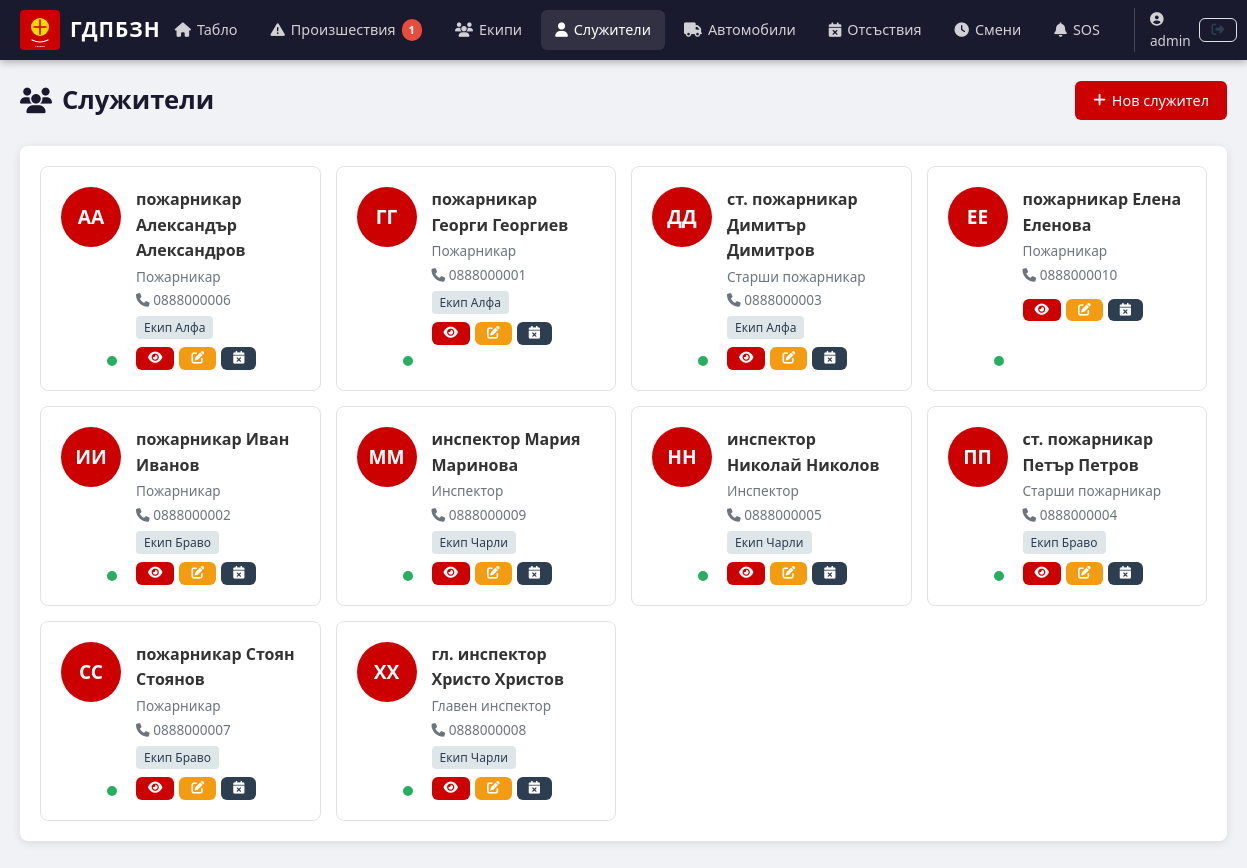
Page /employees (signed in) on the committed database.
### models.py (models this page shows, shortened)
class User(UserMixin, db.Model):
    __tablename__ = 'users'
    id = db.Column(db.Integer, primary_key=True)
    username = db.Column(db.String(64), unique=True, nullable=False)
    email = db.Column(db.String(120), unique=True, nullable=False)
    password_hash = db.Column(db.String(256), nullable=False)
    role = db.Column(db.String(20), default='user')
    created_at = db.Column(db.DateTime, default=datetime.utcnow)
    employee = db.relationship('Employee', backref='user', uselist=False)

class Employee(db.Model):
    __tablename__ = 'employees'
    id = db.Column(db.Integer, primary_key=True)
    user_id = db.Column(db.Integer, db.ForeignKey('users.id'), nullable=True)
    first_name = db.Column(db.String(100), nullable=False)
    last_name = db.Column(db.String(100), nullable=False)
    rank_id = db.Column(db.Integer, db.ForeignKey('ranks.id'), nullable=True)
    phone = db.Column(db.String(20), nullable=True)
    email = db.Column(db.String(120), nullable=True)
    is_active = db.Column(db.Boolean, default=True)
    photo = db.Column(db.String(255), nullable=True)
    created_at = db.Column(db.DateTime, default=datetime.utcnow)
    team_assignments = db.relationship('TeamAssignment', backref='employee', lazy=True)
    absences = db.relationship('Absence', backref='employee', lazy=True)
    tasks = db.relationship('TaskAssignment', backref='employee', lazy=True)
    team_leader = db.relationship('Team', backref='leader', lazy=True, foreign_keys='Team.leader_id')
    @property
    def full_name(self):
        rank_abbr = f"{self.rank.abbreviation} " if self.rank else ""
        return f"{rank_abbr}{self.first_name} {self.last_name}"
    @property
    def current_status(self):
        active_absence = Absence.query.filter(
            Absence.employee_id == self.id,
            Absence.start_date <= date.today(),
            Absence.end_date >= date.today(),
            Absence.status == 'approved'
        ).first()
        if active_absence:
            return f"in_{active_absence.absence_type}"
        return "available"

class Rank(db.Model):
    __tablename__ = 'ranks'
    id = db.Column(db.Integer, primary_key=True)
    name = db.Column(db.String(100), nullable=False)
    abbreviation = db.Column(db.String(10), nullable=False)
    employees = db.relationship('Employee', backref='rank', lazy=True)

class TeamAssignment(db.Model):
    __tablename__ = 'team_assignments'
    id = db.Column(db.Integer, primary_key=True)
    team_id = db.Column(db.Integer, db.ForeignKey('teams.id'), nullable=False)
    employee_id = db.Column(db.Integer, db.ForeignKey('employees.id'), nullable=False)
    vehicle_id = db.Column(db.Integer, db.ForeignKey('vehicles.id'), nullable=True)
    is_active = db.Column(db.Boolean, default=True)
    assigned_at = db.Column(db.DateTime, default=datetime.utcnow)

class Team(db.Model):
    __tablename__ = 'teams'
    id = db.Column(db.Integer, primary_key=True)
    name = db.Column(db.String(100), nullable=False)
    shift = db.Column(db.String(20), nullable=False)
    leader_id = db.Column(db.Integer, db.ForeignKey('employees.id'), nullable=True)
    is_active = db.Column(db.Boolean, default=True)
    created_at = db.Column(db.DateTime, default=datetime.utcnow)
    assignments = db.relationship('TeamAssignment', backref='team', lazy=True)
    incidents = db.relationship('Incident', backref='team', lazy=True)

### app.py (the view)
@app.route('/employees')
@login_required
def employee_list():
    employees = Employee.query.order_by(Employee.last_name).all()
    return render_template('employees/list.html', employees=employees)

### app.py (called while the page is built)
@login_manager.user_loader
def load_user(user_id):
    return User.query.get(int(user_id))

@app.context_processor
def inject_now():
    return {
        'now': datetime.utcnow(),
        'today': date.today(),
        'active_incidents': Incident.query.filter(
            Incident.status.in_(['reported', 'dispatched', 'on_scene', 'in_progress'])
        ).count()
    }

### templates/employees/list.html (shortened to what this page needs)
{% extends "base.html" %}
{% block content %}
<div class="page-header">
    <h1><i class="fas fa-users"></i> Служители</h1>
    {% if current_user.role == 'admin' %}
    <div class="header-actions">
        <a href="{{ url_for('employee_create') }}" class="btn btn-primary">
            <i class="fas fa-plus"></i> Нов служител
        </a>
    </div>
    {% endif %}
</div>
<div class="card">
    <div class="card-body">
        <div class="employee-grid">
            {% for emp in employees %}
            <div class="employee-card {% if not emp.is_active %}inactive{% endif %}">
                <div class="emp-photo">
                    {% if emp.photo %}
                    <img src="{{ url_for('static', filename='uploads/' + emp.photo) }}" alt="{{ emp.full_name }}">
                    {% else %}
                    <div class="emp-avatar">{{ emp.first_name[0] }}{{ emp.last_name[0] }}</div>
                    {% endif %}
                    <span class="emp-status {{ emp.current_status }}"></span>
                </div>
                <div class="emp-info">
                    <h3>{{ emp.full_name }}</h3>
                    <p class="emp-rank">{{ emp.rank.name if emp.rank else '—' }}</p>
                    <p class="emp-phone"><i class="fas fa-phone"></i> {{ emp.phone or '—' }}</p>
                    <div class="emp-meta">
                        {% for ta in emp.team_assignments %}
                        {% if ta.is_active %}
                        <span class="tag tag-info">{{ ta.team.name }}</span>
                        {% endif %}
                        {% endfor %}
                    </div>
                    <div class="emp-actions">
                        <a href="{{ url_for('employee_detail', id=emp.id) }}" class="btn btn-sm btn-primary">
                            <i class="fas fa-eye"></i>
                        </a>
                        {% if current_user.role == 'admin' %}
                        <a href="{{ url_for('employee_edit', id=emp.id) }}" class="btn btn-sm btn-warning">
                            <i class="fas fa-edit"></i>
                        </a>
                        <a href="{{ url_for('employee_absence', id=emp.id) }}" class="btn btn-sm btn-secondary">
                            <i class="fas fa-calendar-times"></i>
                        </a>
                        {% endif %}
                    </div>
                </div>
            </div>
            {% endfor %}
        </div>
    </div>
</div>
{% endblock %}

### templates/base.html (shortened to what this page needs)
<!DOCTYPE html>
<html lang="bg">
<head>
    <link rel="stylesheet" href="{{ url_for('static', filename='css/style.css') }}">
    <link rel="stylesheet" href="https://unpkg.com/leaflet@1.9.4/dist/leaflet.css" />
    <link rel="stylesheet" href="https://cdnjs.cloudflare.com/ajax/libs/font-awesome/6.5.1/css/all.min.css">
</head>
<body>
    {% if current_user.is_authenticated %}
    <nav class="navbar">
        <div class="nav-brand">
            <a href="{{ url_for('dashboard') }}">
                <img src="{{ url_for('static', filename='img/logo.svg') }}" alt="ГДПБЗН" height="40">
                <span class="nav-title">ГДПБЗН</span>
            </a>
        </div>
        <div class="nav-menu">
            <a href="{{ url_for('dashboard') }}" class="nav-link {% if request.endpoint == 'dashboard' %}active{% endif %}">
                <i class="fas fa-home"></i> Табло
            </a>
            <a href="{{ url_for('incident_list') }}" class="nav-link {% if request.endpoint and 'incident' in request.endpoint and request.endpoint != 'incident_create' %}active{% endif %}">
                <i class="fas fa-exclamation-triangle"></i> Произшествия
                {% if active_incidents > 0 %}
                <span class="badge badge-danger">{{ active_incidents }}</span>
                {% endif %}
            </a>
            <a href="{{ url_for('team_list') }}" class="nav-link {% if request.endpoint and 'team' in request.endpoint %}active{% endif %}">
                <i class="fas fa-users"></i> Екипи
            </a>
            <a href="{{ url_for('employee_list') }}" class="nav-link {% if request.endpoint and 'employee' in request.endpoint %}active{% endif %}">
                <i class="fas fa-user"></i> Служители
            </a>
            <a href="{{ url_for('vehicle_list') }}" class="nav-link {% if request.endpoint and 'vehicle' in request.endpoint %}active{% endif %}">
                <i class="fas fa-truck"></i> Автомобили
            </a>
            <a href="{{ url_for('absence_list') }}" class="nav-link {% if request.endpoint and 'absence' in request.endpoint %}active{% endif %}">
                <i class="fas fa-calendar-times"></i> Отсъствия
            </a>
            <a href="{{ url_for('shift_list') }}" class="nav-link {% if request.endpoint and 'shift' in request.endpoint %}active{% endif %}">
                <i class="fas fa-clock"></i> Смени
            </a>
            <a href="{{ url_for('sos_list') }}" class="nav-link sos-link {% if request.endpoint and 'sos' in request.endpoint %}active{% endif %}">
                <i class="fas fa-bell"></i> SOS
            </a>
            <div class="nav-user">
                <span class="user-name"><i class="fas fa-user-circle"></i> {{ current_user.username }}</span>
                <a href="{{ url_for('logout') }}" class="btn btn-sm btn-outline"><i class="fas fa-sign-out-alt"></i></a>
            </div>
        </div>
    </nav>
    {% endif %}
    <main class="container">
        {% block content %}{% endblock %}
    </main>
</body>
</html>

### static/css/style.css (style rules this page uses)
:root { --primary: #cc0000; --primary-dark: #990000; --primary-light: #ff3333; --secondary: #2c3e50; --secondary-light: #34495e; --success: #27ae60; --warning: #f39c12; --danger: #e74c3c; --info: #2980b9; --dark: #1a1a2e; --light: #f8f9fa; --gray: #6c757d; --border: #dee2e6; --shadow: 0 2px 10px rgba(0,0,0,0.1); --radius: 8px; --transition: all 0.3s ease; }
* { margin: 0; padding: 0; box-sizing: border-box; }
body { font-family: 'Segoe UI', system-ui, -apple-system, sans-serif; background: #f0f2f5; color: #333; line-height: 1.6; }
.container { max-width: 1400px; margin: 0 auto; padding: 20px; }
.navbar { background: var(--dark); color: white; padding: 0 20px; display: flex; align-items: center; justify-content: space-between; height: 60px; position: sticky; top: 0; z-index: 1000; box-shadow: 0 2px 8px rgba(0,0,0,0.3); }
.nav-brand a { display: flex; align-items: center; gap: 10px; color: white; text-decoration: none; }
.nav-title { font-size: 1.3rem; font-weight: 700; letter-spacing: 1px; }
.nav-menu { display: flex; align-items: center; gap: 5px; }
.nav-link { color: rgba(255,255,255,0.8); text-decoration: none; padding: 8px 14px; border-radius: 6px; font-size: 0.9rem; transition: var(--transition); display: flex; align-items: center; gap: 6px; }
.nav-link:hover, .nav-link.active { background: rgba(255,255,255,0.1); color: white; }
.nav-link .badge { background: var(--danger); color: white; font-size: 0.7rem; padding: 2px 7px; border-radius: 10px; font-weight: 700; }
.sos-link { animation: sosPulse 2s infinite; }
.nav-user { display: flex; align-items: center; gap: 8px; margin-left: 15px; padding-left: 15px; border-left: 1px solid rgba(255,255,255,0.2); }
.user-name { font-size: 0.85rem; color: rgba(255,255,255,0.8); }
.card { background: white; border-radius: var(--radius); box-shadow: var(--shadow); margin-bottom: 20px; overflow: hidden; }
.card-body { padding: 20px; }
.page-header { display: flex; align-items: center; justify-content: space-between; margin-bottom: 25px; flex-wrap: wrap; gap: 10px; }
.page-header h1 { font-size: 1.6rem; font-weight: 700; color: var(--dark); display: flex; align-items: center; gap: 10px; }
.header-actions { display: flex; gap: 8px; flex-wrap: wrap; }
.btn { display: inline-flex; align-items: center; gap: 6px; padding: 8px 18px; border: none; border-radius: 6px; font-size: 0.9rem; font-weight: 500; cursor: pointer; text-decoration: none; transition: var(--transition); }
.btn-sm { padding: 5px 12px; font-size: 0.8rem; }
.btn-primary { background: var(--primary); color: white; }
.btn-warning { background: var(--warning); color: white; }
.btn-secondary { background: var(--secondary); color: white; }
.btn-outline { background: transparent; color: var(--secondary); border: 1px solid var(--border); }
.employee-grid { display: grid; grid-template-columns: repeat(auto-fill, minmax(280px, 1fr)); gap: 15px; }
.employee-card { background: white; border-radius: var(--radius); border: 1px solid var(--border); padding: 20px; display: flex; gap: 15px; transition: var(--transition); }
.emp-photo { position: relative; flex-shrink: 0; }
.emp-photo img, .emp-avatar { width: 60px; height: 60px; border-radius: 50%; object-fit: cover; }
.emp-avatar { display: flex; align-items: center; justify-content: center; background: var(--primary); color: white; font-weight: 700; font-size: 1.2rem; }
.emp-status { position: absolute; bottom: 2px; right: 2px; width: 14px; height: 14px; border-radius: 50%; border: 2px solid white; }
.emp-status.available { background: var(--success); }
.emp-info h3 { font-size: 1rem; margin-bottom: 2px; }
.emp-rank { color: var(--gray); font-size: 0.85rem; }
.emp-phone { color: var(--gray); font-size: 0.85rem; margin: 2px 0; }
.emp-meta { display: flex; gap: 5px; flex-wrap: wrap; margin: 5px 0; }
.tag { display: inline-block; padding: 2px 8px; border-radius: 4px; font-size: 0.75rem; font-weight: 500; }
.tag-info { background: #dfe6e9; color: #2c3e50; }
.emp-actions { display: flex; gap: 5px; margin-top: 8px; }

### rows in the picture
User: username "admin"
Employee: first_name "А", last_name "А", full_name "пожарникар Александър Александров", rank "Пожарникар", phone "0888000006"
TeamAssignment: team.name "Екип Алфа"
Employee: first_name "Г", last_name "Г", full_name "пожарникар Георги Георгиев", rank "Пожарникар", phone "0888000001"
TeamAssignment: team.name "Екип Алфа"
Employee: first_name "Д", last_name "Д", full_name "ст. пожарникар Димитър Димитров", rank "Старши пожарникар", phone "0888000003"
TeamAssignment: team.name "Екип Алфа"
Employee: first_name "Е", last_name "Е", full_name "пожарникар Елена Еленова", rank "Пожарникар", phone "0888000010"
Employee: first_name "И", last_name "И", full_name "пожарникар Иван Иванов", rank "Пожарникар", phone "0888000002"
TeamAssignment: team.name "Екип Браво"
Employee: first_name "М", last_name "М", full_name "инспектор Мария Маринова", rank "Инспектор", phone "0888000009"
TeamAssignment: team.name "Екип Чарли"
Employee: first_name "Н", last_name "Н", full_name "инспектор Николай Николов", rank "Инспектор", phone "0888000005"
TeamAssignment: team.name "Екип Чарли"
Employee: first_name "П", last_name "П", full_name "ст. пожарникар Петър Петров", rank "Старши пожарникар", phone "0888000004"
TeamAssignment: team.name "Екип Браво"
Employee: first_name "С", last_name "С", full_name "пожарникар Стоян Стоянов", rank "Пожарникар", phone "0888000007"
TeamAssignment: team.name "Екип Браво"
Employee: first_name "Х", last_name "Х", full_name "гл. инспектор Христо Христов", rank "Главен инспектор", phone "0888000008"
TeamAssignment: team.name "Екип Чарли"

### other values in the picture
{{ active_incidents }} "1"
